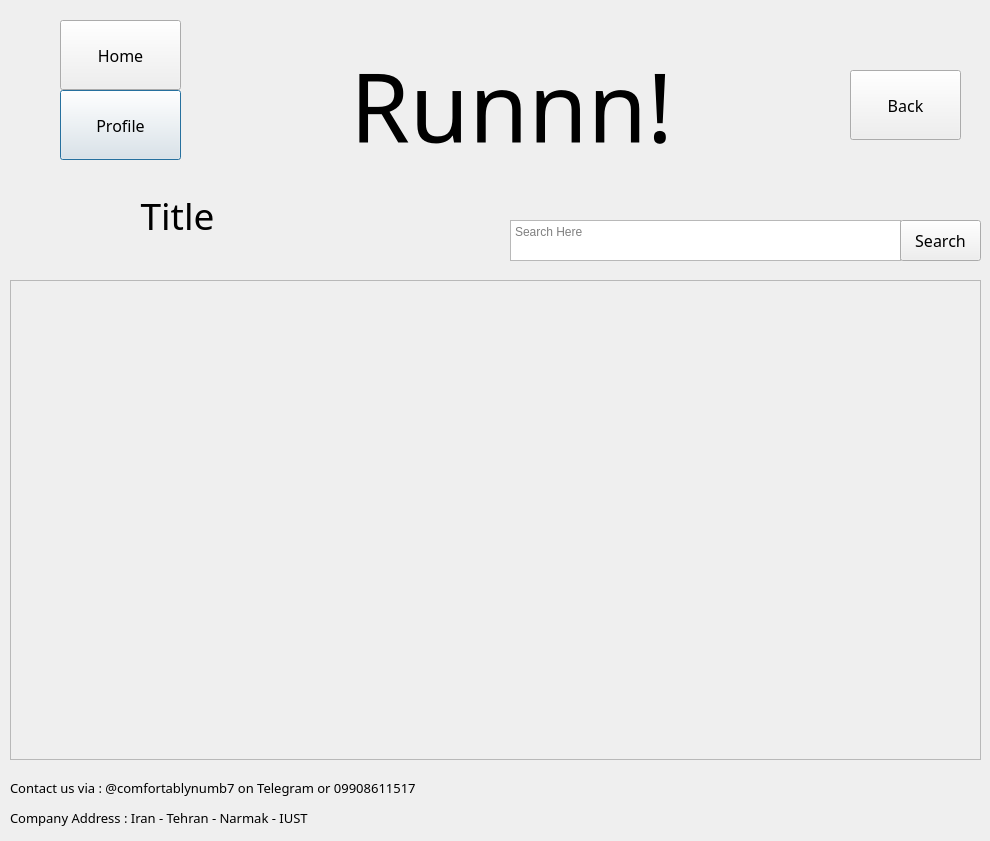
<?xml version="1.0" encoding="UTF-8"?>
<ui version="4.0">
 <class>Dialog</class>
 <widget class="QDialog" name="Dialog">
  <property name="geometry">
   <rect>
    <x>0</x>
    <y>0</y>
    <width>990</width>
    <height>841</height>
   </rect>
  </property>
  <property name="windowTitle">
   <string>Dialog</string>
  </property>
  <widget class="QLabel" name="label_2">
   <property name="geometry">
    <rect>
     <x>10</x>
     <y>780</y>
     <width>671</width>
     <height>16</height>
    </rect>
   </property>
   <property name="font">
    <font>
     <family>Cooper Black</family>
     <pointsize>10</pointsize>
    </font>
   </property>
   <property name="text">
    <string>Contact us via : @comfortablynumb7 on Telegram or 09908611517</string>
   </property>
  </widget>
  <widget class="QPushButton" name="ProfileButton">
   <property name="geometry">
    <rect>
     <x>60</x>
     <y>90</y>
     <width>121</width>
     <height>70</height>
    </rect>
   </property>
   <property name="font">
    <font>
     <family>Cooper Black</family>
     <pointsize>12</pointsize>
    </font>
   </property>
   <property name="text">
    <string>Profile</string>
   </property>
  </widget>
  <widget class="QLabel" name="label_3">
   <property name="geometry">
    <rect>
     <x>10</x>
     <y>810</y>
     <width>791</width>
     <height>16</height>
    </rect>
   </property>
   <property name="font">
    <font>
     <family>Cooper Black</family>
     <pointsize>10</pointsize>
    </font>
   </property>
   <property name="text">
    <string>Company Address : Iran - Tehran - Narmak - IUST</string>
   </property>
  </widget>
  <widget class="QScrollArea" name="scrollArea">
   <property name="geometry">
    <rect>
     <x>10</x>
     <y>280</y>
     <width>971</width>
     <height>480</height>
    </rect>
   </property>
   <property name="widgetResizable">
    <bool>true</bool>
   </property>
   <widget class="QWidget" name="scrollAreaWidgetContents">
    <property name="geometry">
     <rect>
      <x>0</x>
      <y>0</y>
      <width>969</width>
      <height>478</height>
     </rect>
    </property>
   </widget>
  </widget>
  <widget class="QLabel" name="TitleLable">
   <property name="geometry">
    <rect>
     <x>20</x>
     <y>180</y>
     <width>315</width>
     <height>70</height>
    </rect>
   </property>
   <property name="font">
    <font>
     <family>Cooper Black</family>
     <pointsize>28</pointsize>
     <weight>50</weight>
     <bold>false</bold>
    </font>
   </property>
   <property name="text">
    <string>Title</string>
   </property>
   <property name="alignment">
    <set>Qt::AlignCenter</set>
   </property>
  </widget>
  <widget class="QTextEdit" name="SearchBox">
   <property name="geometry">
    <rect>
     <x>510</x>
     <y>220</y>
     <width>391</width>
     <height>41</height>
    </rect>
   </property>
   <property name="sizeAdjustPolicy">
    <enum>QAbstractScrollArea::AdjustToContents</enum>
   </property>
   <property name="tabChangesFocus">
    <bool>false</bool>
   </property>
   <property name="placeholderText">
    <string>Search Here</string>
   </property>
  </widget>
  <widget class="QPushButton" name="BackButton">
   <property name="geometry">
    <rect>
     <x>850</x>
     <y>70</y>
     <width>111</width>
     <height>70</height>
    </rect>
   </property>
   <property name="font">
    <font>
     <family>Cooper Black</family>
     <pointsize>12</pointsize>
    </font>
   </property>
   <property name="text">
    <string>Back</string>
   </property>
  </widget>
  <widget class="QPushButton" name="HomeButton">
   <property name="geometry">
    <rect>
     <x>60</x>
     <y>20</y>
     <width>121</width>
     <height>70</height>
    </rect>
   </property>
   <property name="font">
    <font>
     <family>Cooper Black</family>
     <pointsize>12</pointsize>
    </font>
   </property>
   <property name="text">
    <string>Home</string>
   </property>
  </widget>
  <widget class="QLabel" name="label">
   <property name="geometry">
    <rect>
     <x>350</x>
     <y>40</y>
     <width>341</width>
     <height>131</height>
    </rect>
   </property>
   <property name="font">
    <font>
     <family>Pristina</family>
     <pointsize>72</pointsize>
    </font>
   </property>
   <property name="text">
    <string>Runnn!</string>
   </property>
  </widget>
  <widget class="QPushButton" name="SearchButton">
   <property name="geometry">
    <rect>
     <x>900</x>
     <y>220</y>
     <width>81</width>
     <height>41</height>
    </rect>
   </property>
   <property name="font">
    <font>
     <family>Cooper Black</family>
     <pointsize>12</pointsize>
    </font>
   </property>
   <property name="text">
    <string>Search</string>
   </property>
  </widget>
 </widget>
 <resources/>
 <connections/>
</ui>
